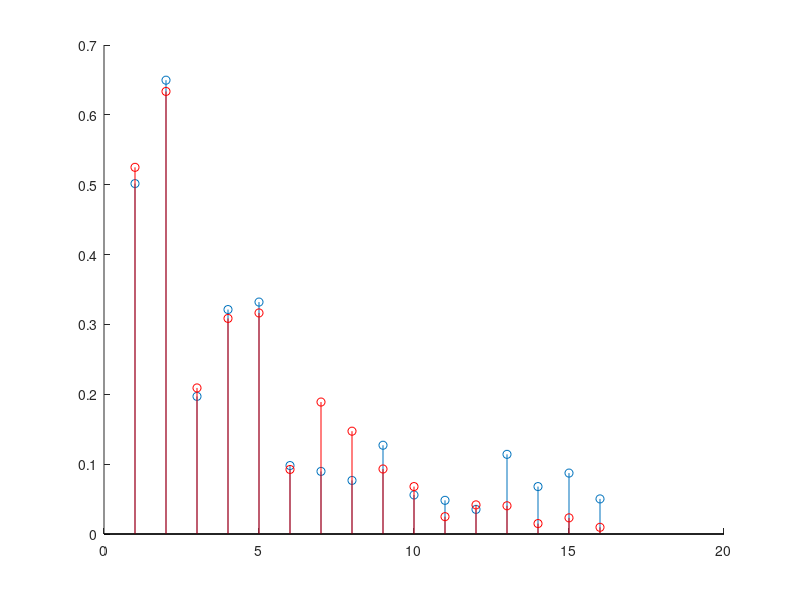

MATLAB code to generate this figure: (Note: this script raises an error after producing the figure.)
close all, clear all, clc;

rand('seed', 1);
randn('seed', 1);

%% Basic parameters
pilot_augmentation = 1;
mod = 4;
chan_len = 16;

input_dim = [2, 41];    % channeled symbols
output_dim = mod;

pilot_num_original = 500;
pilot_num_augmented = 6000;

total_symbol_num = 11000;
sample_indices_temp = randerr(1, total_symbol_num, pilot_num_original);
sample_indices = find(sample_indices_temp > 0).';
data_num = total_symbol_num - pilot_num_original;

if (input_dim(2)-1)/2 <= chan_len
    error('Sameple dimension too small!')
end

padding_num = (input_dim(2)-1)/2;

%% Generate ISI channel & modulation mapper
h = randn(1, chan_len) + 1j * randn(1, chan_len);
h = h .* exp(-[0:chan_len-1]/4);
h = h / norm(h);
h0 = h;
h = h0 + (randn(1, chan_len) + 1j * randn(1, chan_len)) * sqrt(1e-1 / (2 * chan_len));
h = h / norm(h);

figure; hold on;
stem(abs(h));
stem(abs(h0), 'r');

mod_mapper = qammod([0:mod-1], mod);
mod_mapper = mod_mapper / norm(mod_mapper) * sqrt(mod);

%% Generate all data
I_mat = eye(mod);
data_symbols = randi(mod, 1, total_symbol_num);
data_chan_in = [zeros(1, padding_num), mod_mapper(data_symbols), zeros(1, padding_num)];
data_chan_out = conv(data_chan_in, h);

test_data = zeros(total_symbol_num, 2 * input_dim(2));
test_tag = zeros(total_symbol_num, output_dim);
for id_data = 1:total_symbol_num
    sym_index = padding_num + id_data;
    temp = data_chan_out(sym_index-padding_num:sym_index+padding_num);
    test_data(id_data, :) = [real(temp), imag(temp)];
    test_tag(id_data, :) = I_mat(:, data_symbols(id_data)).';
end

% sample_data
sample_data = test_data(sample_indices, :);
sample_tag = test_tag(sample_indices, :);

% test_data
test_data(sample_indices, :) = [];
test_tag(sample_indices, :) = [];

%% Add noise & save
SNRdBRng = linspace(0, 7, 5);

test_data_bak = test_data;
sample_data_bak = sample_data;
sample_tag_bak = sample_tag;

for id_SNR = 1:length(SNRdBRng)
    SNR = 10^(SNRdBRng(id_SNR) / 10);
    
    test_data = test_data_bak + randn(size(test_data_bak)) / (2 * SNR);
    sample_data = sample_data_bak + randn(size(sample_data_bak)) / (2 * SNR);
    sample_tag = sample_tag_bak;
    
    if pilot_augmentation
        %%  Apply pilot augmentation
        sample_data_aug = zeros(20 * pilot_num_original, size(sample_data, 2));
        sample_tag_aug = zeros(20 * pilot_num_original, size(sample_tag, 2));
        aug_count = 1;
        
        for id_sample = 1:size(sample_data, 1)
            this_data = sample_data(id_sample, :);
            this_data = this_data(1:length(this_data)/2) + ...
                1j * this_data(length(this_data)/2+1:end);
            this_tag = find(sample_tag(id_sample, :) > 0);
            
            % Step 1: rotation
            [new_symbols_0, new_tags_0] = pilot_aug_constellation_rot(this_data, this_tag, I_mat);
            
            sample_data_aug(aug_count:aug_count+3, :) = [real(new_symbols_0), imag(new_symbols_0)];
            sample_tag_aug(aug_count:aug_count+3, :) = new_tags_0;
            aug_count = aug_count+4;
            
            if ceil(pilot_num_augmented / pilot_num_original) > 4
                % Step 2: noisify (new)
                repeated_times = ceil((ceil(pilot_num_augmented / pilot_num_original) - 4) / 4) + 1;
                new_symbols_1_tmp = repmat(new_symbols_0, repeated_times, 1);
                avg_power = mean(mean(abs(new_symbols_1_tmp).^2));
                new_symbols_1 = new_symbols_1_tmp + (randn(size(new_symbols_1_tmp, 1), size(new_symbols_1_tmp, 2)) ...
                    + 1j * randn(size(new_symbols_1_tmp, 1), size(new_symbols_1_tmp, 2))) * sqrt(avg_power/2 * 1e-2);
                
                new_tags_1 = repmat(new_tags_0, repeated_times, 1);
                
                temp = randerr(1, size(new_symbols_1, 1), ceil(pilot_num_augmented / pilot_num_original) - 4);
                new_symbols_1 = new_symbols_1(temp>0, :);
                new_tags_1 = new_tags_1(temp>0, :);
                
                sample_data_aug(aug_count:aug_count+length(temp(temp>0))-1, :) = [real(new_symbols_1), imag(new_symbols_1)];
                sample_tag_aug(aug_count:aug_count+length(temp(temp>0))-1, :) = new_tags_1;
                aug_count = aug_count+length(temp(temp>0));
            end
        end
        
        pilot_num = aug_count - 1;
        sample_data = sample_data_aug(1:pilot_num, :);
        sample_tag = sample_tag_aug(1:pilot_num, :);
        
        file_name = ['..\conv_chan_data_AUG_idSNR_', num2str(id_SNR), '_nc.mat'];
        save(file_name, 'test_data', 'test_tag', 'sample_data', 'sample_tag');
    else
        pilot_num = size(sample_data, 1);
        file_name = ['..\conv_chan_data_idSNR_', num2str(id_SNR), '_nc.mat'];
        save(file_name, 'test_data', 'test_tag', 'sample_data', 'sample_tag');
    end
end

disp(['Number of pilots after augmentation: ', num2str(pilot_num)]);
disp('data saved');


